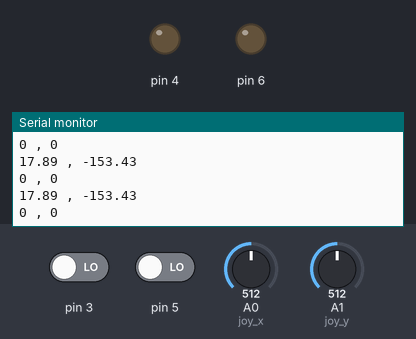
Bench run of a sketch on a simulated Arduino Uno, built with avr-gcc and run on an emulated ATmega328P. Parts: output pins drawn as LEDs (lit = HIGH), the last lines printed to the serial monitor. The inputs (shaded band) are chosen by the test bench; at power-on: A0 (joy_x) = 512, pin 3 LOW, pin 5 LOW, A1 (joy_y) = 512.

Above: at 1.2 s.
1.3 s: A0 (joy_x) set to 534
At 2.0 s:
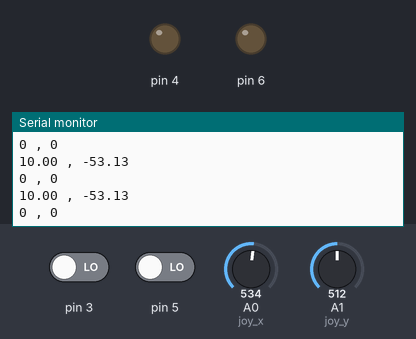
4.3 s: A0 (joy_x) set to 716
At 5.3 s:
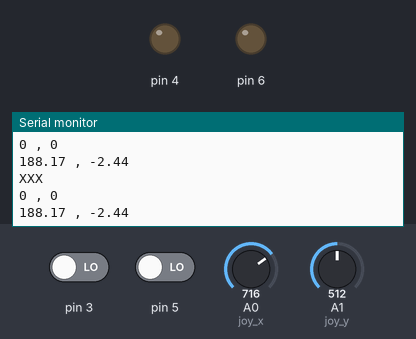
Timing chart, 0 to 7.3 s (numbered marks = the images above; inputs shaded):
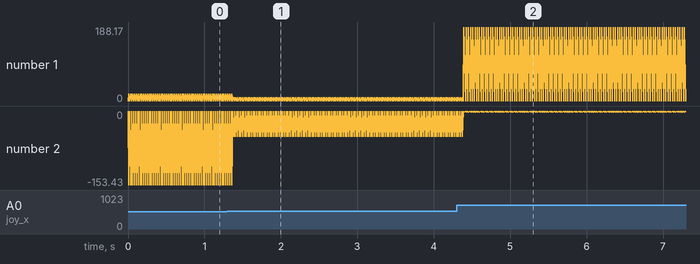

The sketch:

rinku_check.ino
```cpp
int joy_x = 0;
int joy_y = 1;
int val1,val0;
double r,degree_joy,x,y;

int a,b;
byte value = B00000000;
float degree_rotary = 0.00;


void setup() {
  // put your setup code here, to run once:
  pinMode(6,OUTPUT);
  pinMode(4,OUTPUT);
  pinMode(5,INPUT);
  pinMode(3,INPUT);
  Serial.begin(9600);

}

void loop() {
  // put your main code here, to run repeatedly:
  val0 = analogRead(joy_x);
  val1 = analogRead(joy_y);   //ジョイコンから読み取り

    a=digitalRead(5);
    b=digitalRead(3);
    Serial.print(a);
    Serial.print(" , ");
    Serial.print(b);
    Serial.println("");

  val0=val0-528;
  val1=val1-520;

  x=(double)val0;
  y=(double)val1;

  r=sqrt(pow(x,2)+pow(y,2));
  degree_joy=180*atan2(y,x)/PI;

  Serial.print(r);
  Serial.print(" , ");
  Serial.println(degree_joy);

if(-50<degree_joy&degree_joy<50){
  if(r<490){
    Serial.println("XXX");
    digitalWrite(4,LOW);
    digitalWrite(6,LOW);

    a=digitalRead(5);
    b=digitalRead(3);


  /*Serial.print(a);
    Serial.print(" , ");
    Serial.print(b);
    Serial.print("  ");*/
  }else{
   /* Serial.print("s,");
    Serial.print(val0, DEC);
    Serial.print(',');
    Serial.print(val1, DEC);
    Serial.print(',');
    Serial.print(n,DEC);
    Serial.println(',');*/

  value = (value<<2)+(digitalRead(5)<<1)+digitalRead(3);
  value = value & B00001111;
   if(value==B00000001||value==B00000111||value==B00001110||value==B00001000){
    degree_rotary = degree_rotary+3.75;
    }else if(value==B00000010||value==B00001011||value==B00001101||value==B00000100)
    {
    degree_rotary = degree_rotary-3.75;
    }

  if(degree_rotary>180){
    degree_rotary = degree_rotary-360;
  }else if(degree_rotary<=-180){
    degree_rotary = degree_rotary+360;
  }

  Serial.print("degree: ");
  Serial.println(degree_rotary);   //feedback

  if(degree_rotary-5>degree_joy){
    digitalWrite(6,HIGH);
    digitalWrite(4,LOW);

    a=digitalRead(5);
    b=digitalRead(3);


   /* Serial.pridegree_joyt("HL 時計回り :");
    Serial.print(a);
    Serial.print(" , ");
    Serial.print(b);
    Serial.print("   ");*/

      }else if(degree_rotary+5<degree_joy){
    digitalWrite(4,HIGH);
    digitalWrite(6,LOW);

    a=digitalRead(5);
    b=digitalRead(3);


   /*Serial.print("LH　反時計回り :");
     Serial.print(a);
     Serial.print(" , ");
     Serial.print(b);
     Serial.print("  ");*/

      }else{
    digitalWrite(4,LOW);
    digitalWrite(6,LOW);

    a=digitalRead(5);
    b=digitalRead(3);


   /*Serial.print(a);
    Serial.print(" , ");
    Serial.print(b);
    Serial.print("  ");*/
        }
  }
}else{
   digitalWrite(4,LOW);
    digitalWrite(6,LOW);

    a=digitalRead(5);
    b=digitalRead(3);


   /*Serial.print(a);
    Serial.print(" , ");
    Serial.print(b);
    Serial.print("  ");*/
  }
}
```

Measured:
- after the input at 1.3 s, the serial monitor: prints a new line after 0.08 s (image 1)
- after the input at 4.3 s, the serial monitor: prints a new line after 0.09 s (image 2)
- plotted number 1: 0 → 10 after the input at 1.3 s, 10 → 188.17 after the input at 4.3 s
- plotted number 2: 0 → -53.13 after the input at 1.3 s, -53.13 → -2.44 after the input at 4.3 s
